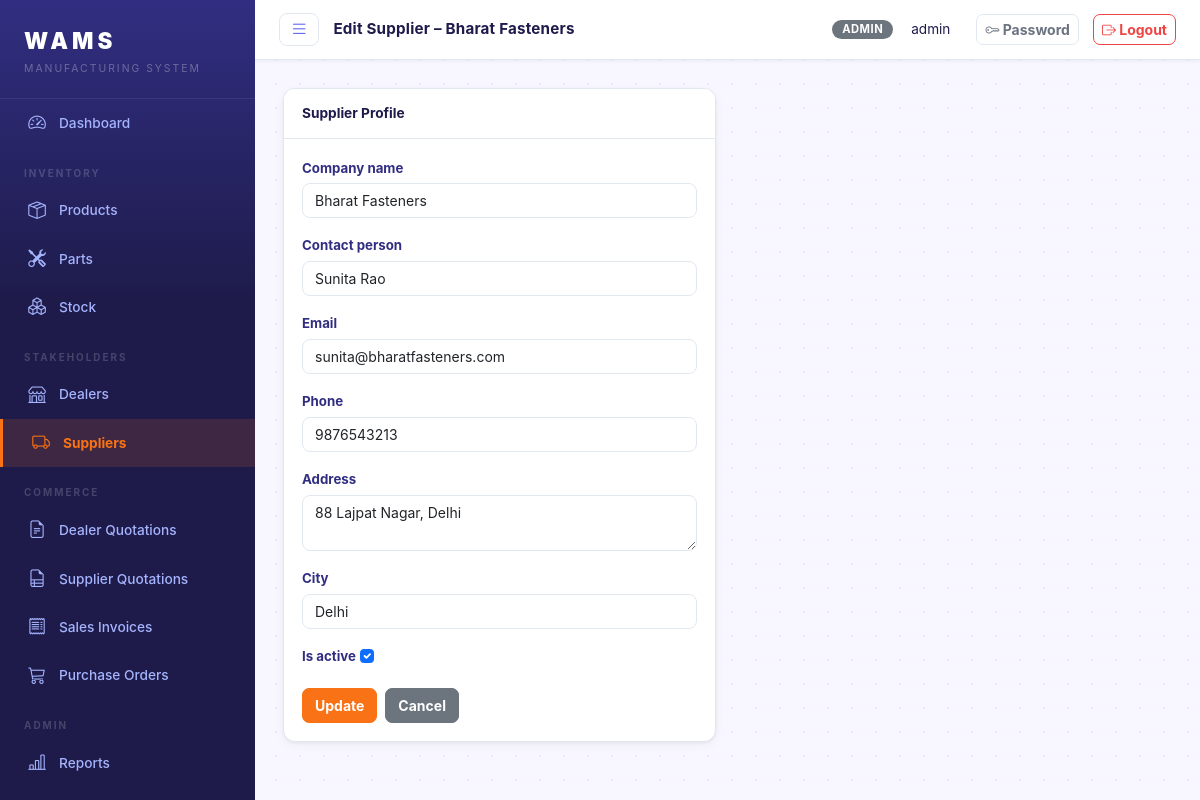
Screenshot of /suppliers/4/edit/ (signed in) with the database file from the repository.
### core/models.py (models this page shows, shortened)
class Supplier(models.Model):
    user = models.OneToOneField(User, on_delete=models.CASCADE, related_name='supplier_profile')
    company_name = models.CharField(max_length=200)
    contact_person = models.CharField(max_length=100)
    email = models.EmailField()
    phone = models.CharField(max_length=20)
    address = models.TextField()
    city = models.CharField(max_length=100)
    is_active = models.BooleanField(default=True)
    created_at = models.DateTimeField(auto_now_add=True)
    class Meta:
        ordering = ['company_name']

class User(AbstractUser):
    ROLE_CHOICES = [
        ('admin', 'Admin'),
        ('dealer', 'Dealer'),
        ('supplier', 'Supplier'),
    ]
    role = models.CharField(max_length=20, choices=ROLE_CHOICES, default='dealer')
    phone = models.CharField(max_length=20, blank=True)

### core/views.py (the view)
# urls.py: path('suppliers/<int:pk>/edit/', views.supplier_update, name='supplier_update'),
@login_required
@admin_required
def supplier_update(request, pk):
    supplier = get_object_or_404(Supplier, pk=pk)
    form = SupplierForm(request.POST or None, instance=supplier)
    if request.method == 'POST' and form.is_valid():
        form.save()
        messages.success(request, 'Supplier updated.')
        return redirect('supplier_list')
    return render(request, 'core/suppliers/edit_form.html', {'form': form, 'supplier': supplier})

### core/forms.py
class SupplierForm(forms.ModelForm):
    class Meta:
        model = Supplier
        fields = ['company_name', 'contact_person', 'email', 'phone', 'address', 'city', 'is_active']
        widgets = {
            'company_name': forms.TextInput(attrs=FORM_CONTROL),
            'contact_person': forms.TextInput(attrs=FORM_CONTROL),
            'email': forms.EmailInput(attrs=FORM_CONTROL),
            'phone': forms.TextInput(attrs=FORM_CONTROL),
            'address': forms.Textarea(attrs={**FORM_CONTROL, 'rows': 2}),
            'city': forms.TextInput(attrs=FORM_CONTROL),
            'is_active': forms.CheckboxInput(attrs=FORM_CHECK),
        }

### templates/core/suppliers/edit_form.html (shortened to what this page needs)
{% extends 'base.html' %}
{% block page_title %}Edit Supplier – {{ supplier.company_name }}{% endblock %}
{% block content %}
<div class="row">
  <div class="col-lg-6">
    <div class="card">
      <div class="card-header">Supplier Profile</div>
      <div class="card-body">
        <form method="post">
          {% for field in form %}
          <div class="mb-3">
            <label class="form-label">{{ field.label }}</label>
            {{ field }}
          </div>
          {% endfor %}
          <div class="d-flex gap-2 mt-2">
            <button type="submit" class="btn btn-primary">Update</button>
            <a href="{% url 'supplier_list' %}" class="btn btn-secondary">Cancel</a>
          </div>
        </form>
      </div>
    </div>
  </div>
</div>
{% endblock %}

### templates/base.html (shortened to what this page needs)
{% load static %}
<!DOCTYPE html>
<html lang="en">
<head>
<link rel="stylesheet" href="https://cdn.jsdelivr.net/npm/bootstrap@5.3.2/dist/css/bootstrap.min.css">
<link rel="stylesheet" href="https://cdn.jsdelivr.net/npm/bootstrap-icons@1.11.3/font/bootstrap-icons.css">
<link rel="stylesheet" href="{% static 'css/style.css' %}">
</head>
<body>
<div class="app-wrapper">
  <nav class="sidebar" id="sidebar">
    <div class="sidebar-brand">
      <span class="brand-title">WAMS</span>
      <span class="brand-sub">Manufacturing System</span>
    </div>
    <ul class="sidebar-menu">
      <li>
        <a href="{% url 'dashboard' %}" class="{% if request.resolver_match.url_name == 'dashboard' %}active{% endif %}">
          <i class="bi bi-speedometer2"></i> Dashboard
        </a>
      </li>
      {% if user.role == 'admin' %}
      <li class="menu-section">Inventory</li>
      <li>
        <a href="{% url 'product_list' %}" class="{% if 'product' in request.resolver_match.url_name %}active{% endif %}">
          <i class="bi bi-box-seam"></i> Products
        </a>
      </li>
      <li>
        <a href="{% url 'part_list' %}" class="{% if 'part' in request.resolver_match.url_name %}active{% endif %}">
          <i class="bi bi-tools"></i> Parts
        </a>
      </li>
      <li>
        <a href="{% url 'stock_overview' %}" class="{% if 'stock' in request.resolver_match.url_name %}active{% endif %}">
          <i class="bi bi-boxes"></i> Stock
        </a>
      </li>
      <li class="menu-section">Stakeholders</li>
      <li>
        <a href="{% url 'dealer_list' %}" class="{% if 'dealer_list' in request.resolver_match.url_name or 'dealer_create' in request.resolver_match.url_name or 'dealer_update' in request.resolver_match.url_name %}active{% endif %}">
          <i class="bi bi-shop"></i> Dealers
        </a>
      </li>
      <li>
        <a href="{% url 'supplier_list' %}" class="{% if 'supplier_list' in request.resolver_match.url_name or 'supplier_create' in request.resolver_match.url_name or 'supplier_update' in request.resolver_match.url_name %}active{% endif %}">
          <i class="bi bi-truck"></i> Suppliers
        </a>
      </li>
      <li class="menu-section">Commerce</li>
      <li>
        <a href="{% url 'dealer_quotation_list' %}" class="{% if 'dealer_quotation' in request.resolver_match.url_name %}active{% endif %}">
          <i class="bi bi-file-earmark-text"></i> Dealer Quotations
        </a>
      </li>
      <li>
        <a href="{% url 'supplier_quotation_list' %}" class="{% if 'supplier_quotation' in request.resolver_match.url_name %}active{% endif %}">
          <i class="bi bi-file-earmark-ruled"></i> Supplier Quotations
        </a>
      </li>
      <li>
        <a href="{% url 'dealer_transaction_list' %}" class="{% if 'dealer_transaction' in request.resolver_match.url_name %}active{% endif %}">
          <i class="bi bi-receipt"></i> Sales Invoices
        </a>
      </li>
      <li>
        <a href="{% url 'supplier_transaction_list' %}" class="{% if 'supplier_transaction' in request.resolver_match.url_name %}active{% endif %}">
          <i class="bi bi-cart3"></i> Purchase Orders
        </a>
      </li>
      <li class="menu-section">Admin</li>
      <li>
        <a href="{% url 'reports' %}" class="{% if 'reports' in request.resolver_match.url_name %}active{% endif %}">
          <i class="bi bi-bar-chart-line"></i> Reports
        </a>
      </li>
      <li>
        <a href="{% url 'user_list' %}" class="{% if 'user' in request.resolver_match.url_name %}active{% endif %}">
        </a>
      </li>
      {% endif %}
    </ul>
  </nav>
  <div class="content-area" id="contentArea">
    <header class="topbar">
      <button class="sidebar-toggle" id="sidebarToggle" title="Toggle sidebar">
        <i class="bi bi-list"></i>
      </button>
      <span class="topbar-title">{% block page_title %}{% endblock %}</span>
      <div class="topbar-right">
        <span class="badge bg-secondary text-uppercase me-2">{{ user.role }}</span>
        <span class="me-3">{{ user.get_full_name|default:user.username }}</span>
        <a href="{% url 'change_password' %}" class="btn btn-sm btn-outline-secondary me-1">
          <i class="bi bi-key"></i> Password
        </a>
        <a href="{% url 'logout' %}" class="btn btn-sm btn-outline-danger">
          <i class="bi bi-box-arrow-right"></i> Logout
        </a>
      </div>
    </header>
    <main class="main-content">
      {% block content %}{% endblock %}
    </main>
  </div>
</div>
</body>
</html>

### rows the page displays
Supplier: company_name "Bharat Fasteners", form "Bharat Fasteners" "Sunita Rao" "sunita@bharatfasteners.com" "9876543213" "88 Lajpat Nagar, Delhi" "Delhi" "☑"
User: role "ADMIN", get_full_name "admin"

### other values shown
{{ field.label }} "Company name" "Contact person" "Email" "Phone" "Address" "City" "Is active"
